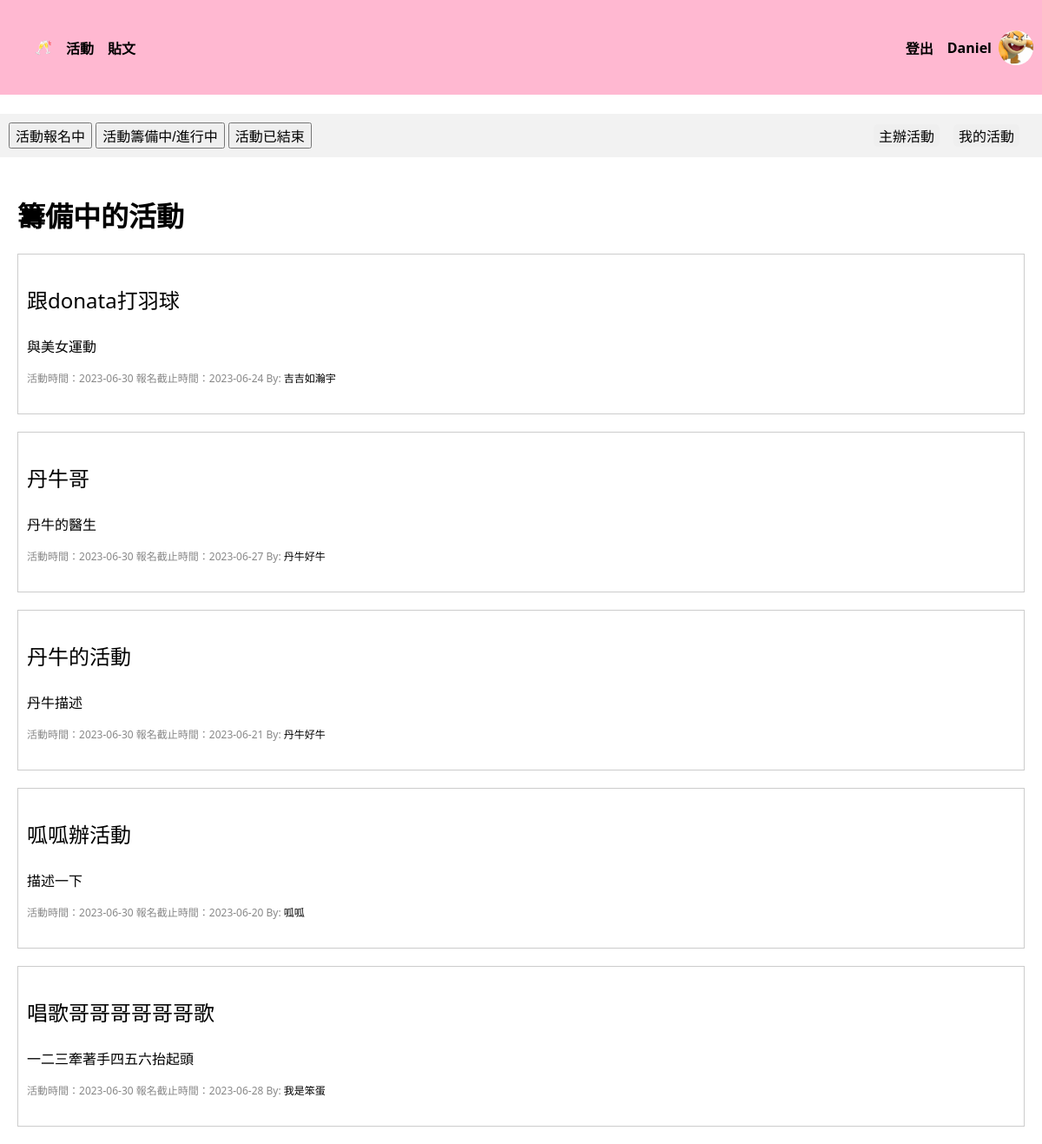
Before: /activity/activities/preparing (signed in) with the older database file.
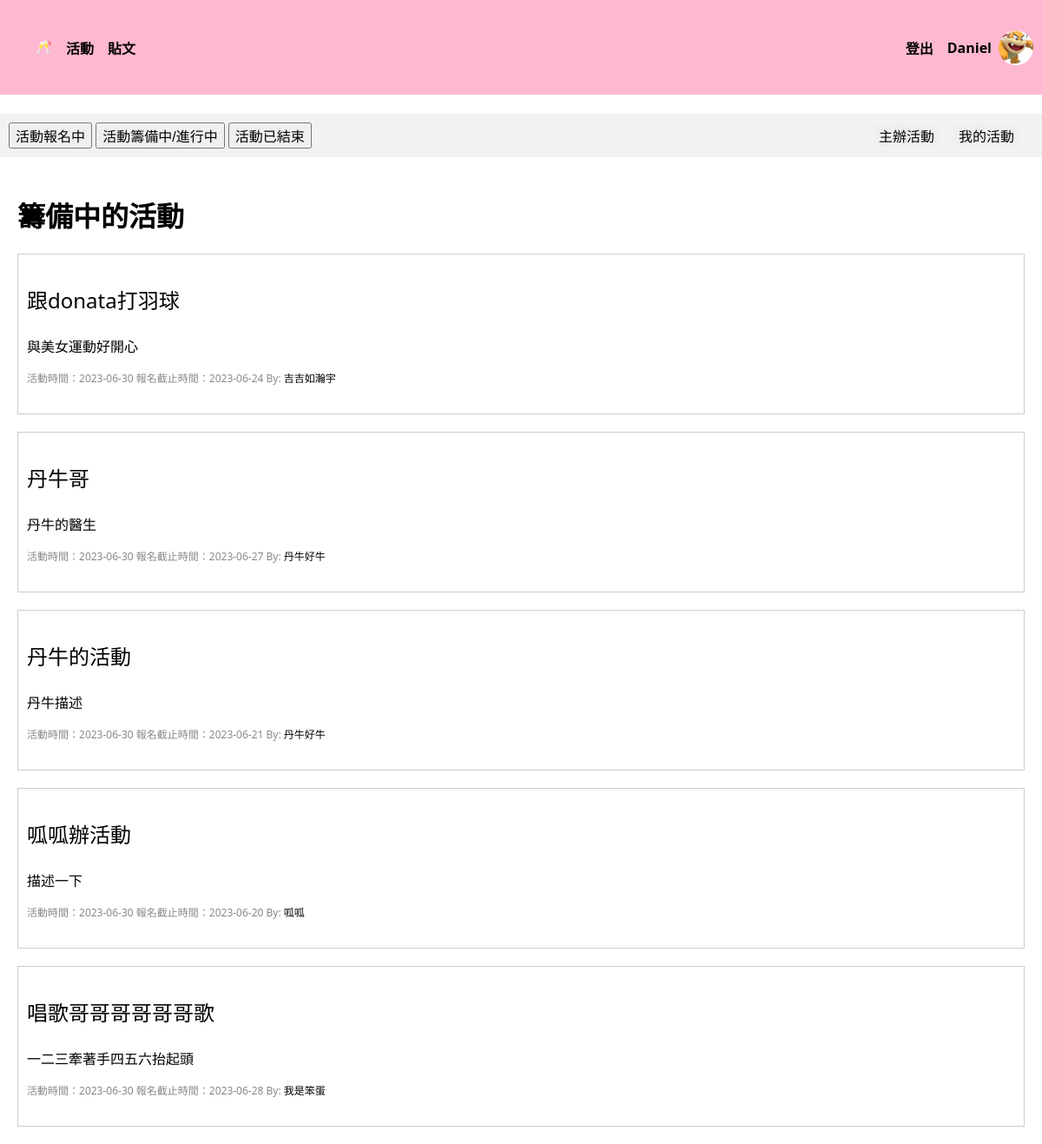
After: the same page with the newer database file.
### tables this page shows
CREATE TABLE "User" (
	"userID"	INTEGER,
	"password"	VARCHAR(10),
	"nickname"	VARCHAR(10) NOT NULL,
	"gender"	VARCHAR(1) NOT NULL,
	"birth"	TEXT,
	"cellphone"	VARCHAR(10),
	"email"	TEXT UNIQUE,
	"image" TEXT,
	PRIMARY KEY("userID" AUTOINCREMENT)
);

CREATE TABLE "Activity" (
	"activityID"	VARCHAR(36),
	"title"	VARCHAR(10),
	"time"	TEXT,
	"area"	TEXT,
	"location"	TEXT,
	"category"	TEXT,
	"peopleLimited"	INTEGER,
	"fee"	INTEGER,
	"expireDate"	TEXT,
	"organizerUserID"	INTEGER,
	"Intro"	VARCHAR(50),
	"createTime"	TEXT,
	FOREIGN KEY("organizerUserID") REFERENCES "User"("userID"),
	PRIMARY KEY("activityID")
);

### crud/crudActivity.py (the view, shortened to what this page needs)
@activity_bp.route("/activities/<string:show_methed>", methods=["GET", "POST"])
def show_activities_method(show_methed):
    userID = session["userID"]
    postDate = datetime.now().strftime("%Y-%m-%d")
    if show_methed == "signingUp" or show_methed == "None":
        show_methed = "signingUp"
        con = sql.connect("funCrew_db.db")
        con.row_factory = sql.Row
        cur = con.cursor()
        cur.execute(
            "SELECT * FROM Activity, User WHERE expireDate >= ? AND organizerUserID = userID ORDER BY createTime DESC",
            (postDate,),
        )
        activities = cur.fetchall()
        con.commit()
        con.close()
    elif show_methed == "preparing":
        con = sql.connect("funCrew_db.db")
        con.row_factory = sql.Row
        cur = con.cursor()
        cur.execute(
            "SELECT * FROM Activity, User WHERE expireDate < ? AND time >= ? AND organizerUserID = userID ORDER BY createTime DESC",
            (
                postDate,
                postDate,
            ),
        )
        activities = cur.fetchall()
        con.commit()
        con.close()
    return render_template(
        "activities.html",
        nickname=get_nickname(userID),
        avatar=get_avatar_path(userID),
        userID=userID,
        activities=activities,
        show_methed=show_methed,
    )

### crud/crudUser.py (called while the page is built)
def get_avatar_path(userID):
    try:
        con = sql.connect("funCrew_db.db")
        cur = con.cursor()
        cur.execute("SELECT image FROM User WHERE userID=?", (userID,))
        filename = cur.fetchone()[0]
        con.close()
        return "static/images/avatars/" + filename
    except Exception as e:
        print(f"Error occurred while retrieving filename: {str(e)}")
        return ""

def get_nickname(userID):
    con = sql.connect("funCrew_db.db")
    cur = con.cursor()
    cur.execute("SELECT nickname FROM User WHERE userID=?", (userID,))
    nickname = cur.fetchone()[0]
    con.close()
    return nickname

### templates/activities.html (shortened to what this page needs)
<!DOCTYPE html>
<html>
<head>
</head>
<body>
    <div class="nav_bar">
        <ul>
            <li><a href="/home"> 🥂 </a></li>
            <li><a href="/activity/activities/signingUp">活動</a></li>
            <li><a href="/post/posts/newest">貼文</a></li>
        </ul>
        <div class="header-right">
            <li style="list-style: none;"><a href="/user/logout">登出</a></li>
            <div class="user-info">
                <h4><a href="/user/personalInfo">{{ nickname }}</a></h4>
                <img src="../../{{ avatar }}" alt="大頭貼">
            </div>
        </div>
    </div>
    <br>
    <div class="header">
        <div class="header-left">
            <form method="POST">
                <button class="submit" name="signingUp"><a href="/activity/activities/signingUp">活動報名中</a></button>
                <button class="submit" name="preparing"><a href="/activity/activities/preparing">活動籌備中/進行中</a></button>
                <button class="submit" name="end"><a href="/activity/activities/end">活動已結束</a></button>
            </form>
        </div>
        <div class="header-right" >
            <button class="button"><a href="/activity/hostActivity/home" style="text-decoration:none; color:black">
                主辦活動</a></button>
            <button class="button"><a href="/activity/activities/my_activities" style="text-decoration:none; color:black">
                我的活動</a></button>
        </div>
    </div>
    <br>
    {% if show_methed == "signingUp" %}
    <h1>報名中的活動</h1>
    {% elif show_methed == "preparing" %}
    <h1>籌備中的活動</h1>
    {% elif show_methed == "end" %}
    <h1>已結束的活動</h1>
    {% elif show_methed == "my_activities" %}
    <h1>我的活動</h1>
    {% endif %}
    {% for activity in activities %}
    <div class="post" style="margin-left: 20px; margin-right: 20px;">
        <div class="content">
            <a href="/activity/activities/activity_detail/{{activity['activityID']}}?show_methed={{show_methed}}"
                style="text-decoration:none; color:black">
                <p style="font-size:24px;">{{ activity['title'] }}</p>
                <p>{{ activity['Intro'] }}</p>
            </a>
        </div>
        <div class="info">
            <span>活動時間：{{ activity['time'] }}</span>
            <span>報名截止時間：{{ activity['expireDate'] }}</span>
            {% if show_methed == "my_activities" %}
            <span>By: <a href="/user/info/{{activity['organizerUserID']}}">{{ nickname }}</a></span>
            {% else %}
            <span>By: <a href="/user/info/{{activity['organizerUserID']}}">{{ activity['nickname'] }}</a></span>
            {% endif %}
        </div>
        <br>
    </div>
    {% endfor %}
</body>
</html>

### templates/activities.html (style rules this page uses)
body { font-family: system-ui, -apple-system, BlinkMacSystemFont, 'Segoe UI', Roboto, Oxygen, Ubuntu, Cantarell, 'Open Sans', 'Helvetica Neue', sans-serif; margin: 0; }
a { text-decoration-line: none; color: black; }
h1 { margin-left: 20px; }
.nav_bar ul { display: flex; list-style: none; }
.nav_bar li { font-weight: bold; margin-right: 16px; border: none; }
.nav_bar { display: flex; justify-content: space-between; align-items: center; background-color: #ffb8d1; height: 109px; width: 100%; top: 0px; font-weight: bold; }
.nav_bar .header-right { display: flex; align-items: center; margin-right: 10px; }
.header { display: flex; justify-content: space-between; align-items: center; padding: 10px; background-color: #f2f2f2; top: 109px; }
.header button { font-size:medium; }
.header-left { display: flex; align-items: center; }
.header-right { display: flex; align-items: center; }
.button { margin-right: 16px; border: none; border-radius: 5px; }
.post { margin-bottom: 20px; border: 1px solid #ccc; padding: 10px; }
.post .info { font-size: 12px; color: #888; }
.post .content { margin-top: 0px; }
.user-info { display: flex; align-items: center; }
.user-info h4 { margin-right: 8px; }
.user-info img { width: 40px; height: 40px; border-radius: 50%; object-fit: cover; }

Changed rows visible on the page:
changed Activity "跟donata打羽球": Intro "與美女運動" → "與美女運動好開心"
